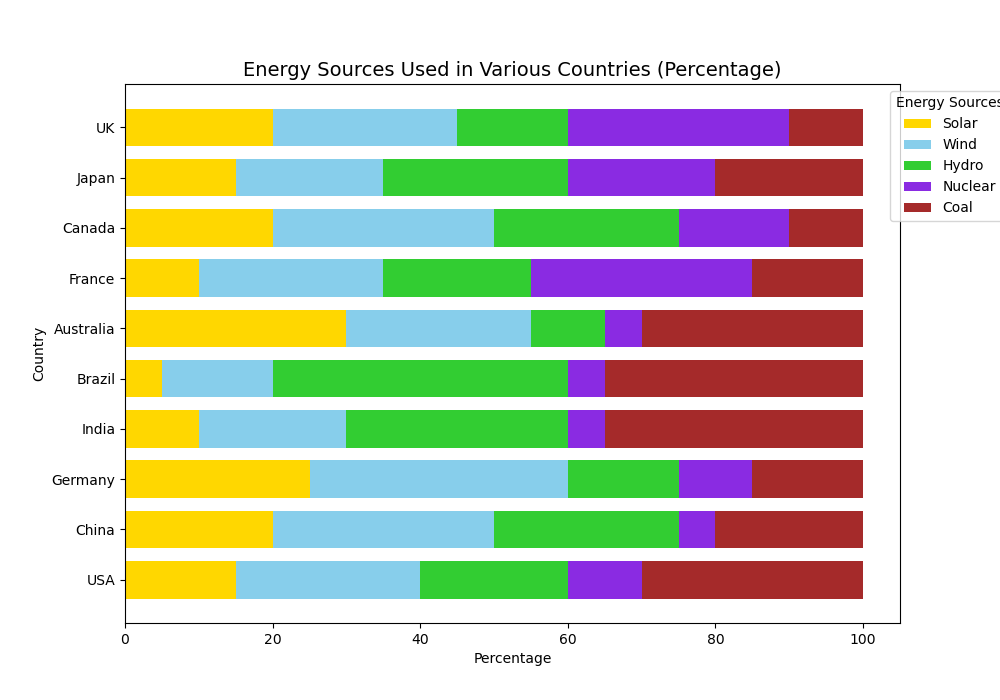

The Python source for this figure:

import matplotlib.pyplot as plt
import numpy as np

# Data
countries = ["USA", "China", "Germany", "India", "Brazil", "Australia", "France", "Canada", "Japan", "UK"]
solar = [15, 20, 25, 10, 5, 30, 10, 20, 15, 20]
wind = [25, 30, 35, 20, 15, 25, 25, 30, 20, 25]
hydro = [20, 25, 15, 30, 40, 10, 20, 25, 25, 15]
nuclear = [10, 5, 10, 5, 5, 5, 30, 15, 20, 30]
coal = [30, 20, 15, 35, 35, 30, 15, 10, 20, 10]

# Stack data
data = np.array([solar, wind, hydro, nuclear, coal])
data_cum = data.cumsum(axis=0)

# Plotting
fig, ax = plt.subplots(figsize=(10, 7))

category_colors = ['#FFD700', '#87CEEB', '#32CD32', '#8A2BE2', '#A52A2A']
bar_width = 0.75

for i, (colname, color) in enumerate(zip(['Solar', 'Wind', 'Hydro', 'Nuclear', 'Coal'], category_colors)):
    heights = data[i]
    starts = data_cum[i] - heights
    ax.barh(countries, heights, left=starts, height=bar_width, label=colname, color=color)

# Title and labels
ax.set_title('Energy Sources Used in Various Countries (Percentage)', loc='center', fontsize=14)
ax.legend(loc='upper right', bbox_to_anchor=(1.15, 1), title='Energy Sources')
ax.set_xlabel('Percentage')
ax.set_ylabel('Country')

plt.show()
